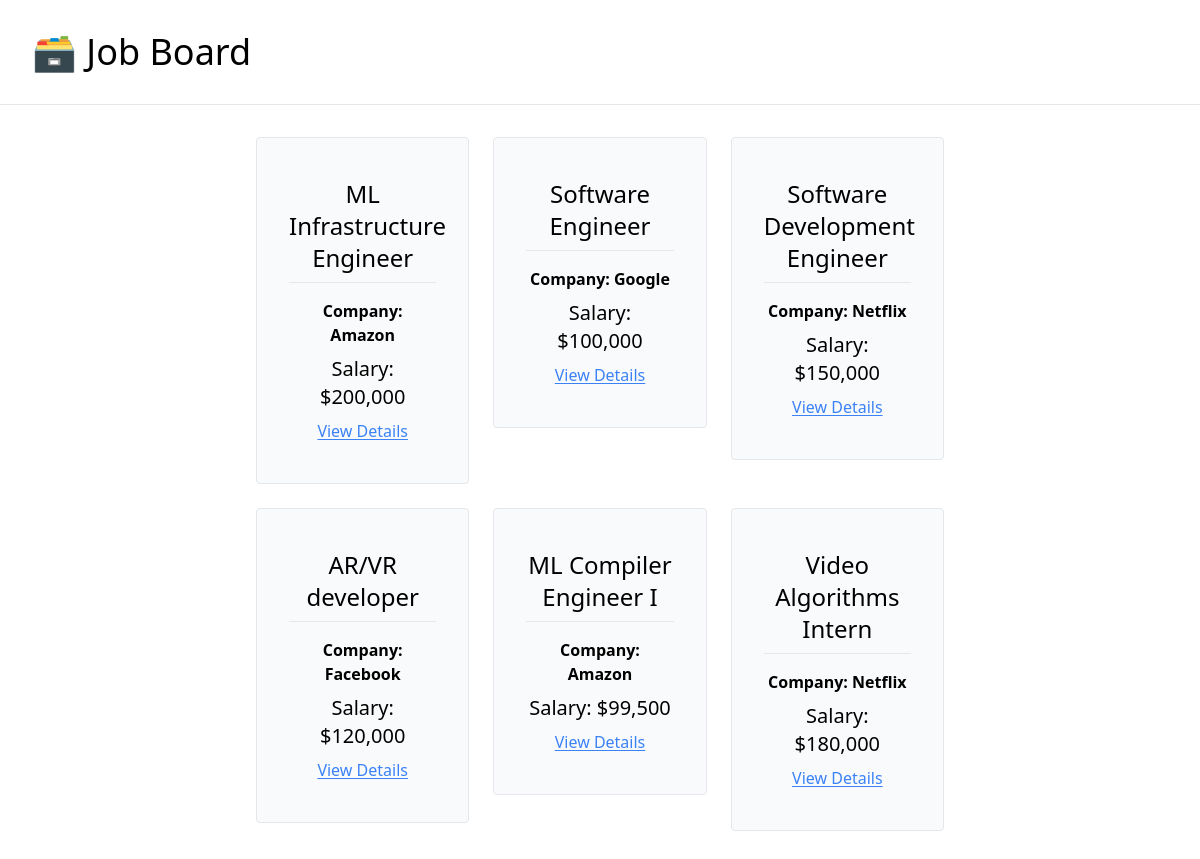
The page / on the database its author committed.
### job_board/models.py (models this page shows, shortened)
class JobPosting(models.Model):
    title = models.CharField(max_length=100)
    description = models.TextField()
    company = models.CharField(max_length=100)
    salary = models.IntegerField()
    is_active = models.BooleanField(default=False)

### job_board/views.py (the view)
# urls.py: path("", views.index, name="home"),
def index(request):
    active_postings = JobPosting.objects.filter(is_active=True)
    context = {
        "job_postings": active_postings
    }
    return render(request, "job_board/index.html", context)

### job_board/templates/job_board/index.html
{% extends 'job_board/_base.html' %}
{% load humanize %}
{% block content %}
    <div class="flex justify-center w-10/12 mx-auto flex-wrap gap-6">
        {% for posting in job_postings %}
            <a class="w-1/4 text-center" href="{% url 'job-detail' posting.pk %}">
            <div class="border rounded px-8 py-10 bg-gray-50 hover:bg-gray-100 hover:cursor-pointer">
                <p class="text-2xl pb-2">{{posting.title}}</p>
                <hr class="py-2">
                <p class="font-semibold pb-2">Company: {{posting.company}}</p>
                <p class="text-xl pb-2">Salary: ${{posting.salary|intcomma}}</p>
                <p class="underline underline-offset-2 text-blue-500 hover:text-blue-400">View Details</p>
            </div>
            </a>
        {% endfor %}
    </div>
{% endblock content %}

### job_board/templates/job_board/_base.html (shortened to what this page needs)
<!DOCTYPE html>
<html lang="en">
<head>
    <script src="https://cdn.tailwindcss.com"></script>
</head>
<body>
    <div class="mb-8">
        <h1 class="text-4xl py-8 pl-8">
        <a href="{% url 'home' %}">
                🗃️ Job Board
            </a>
        </h1>
        <hr>
    </div>
    <div class="container mx-auto mb-8">
        {% block content%}
        {% endblock content %}
    </div>
</body>
</html>

### rows shown on the page
JobPosting: title "ML Infrastructure Engineer", company "Amazon", salary "200,000"
JobPosting: title "Software Engineer", company "Google", salary "100,000"
JobPosting: title "Software Development Engineer", company "Netflix", salary "150,000"
JobPosting: title "AR/VR developer", company "Facebook", salary "120,000"
JobPosting: title "ML Compiler Engineer I", company "Amazon", salary "99,500"
JobPosting: title "Video Algorithms Intern", company "Netflix", salary "180,000"
